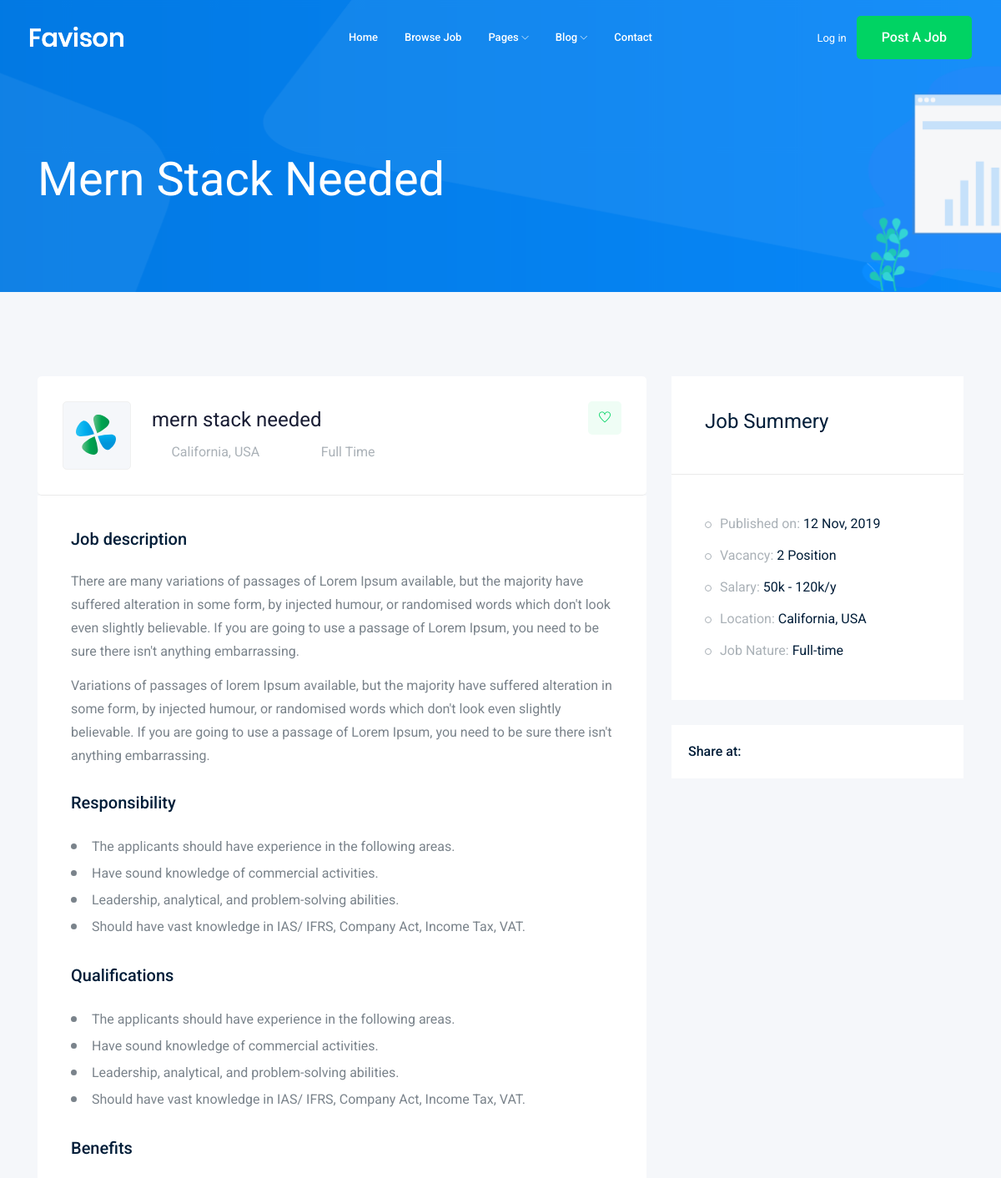
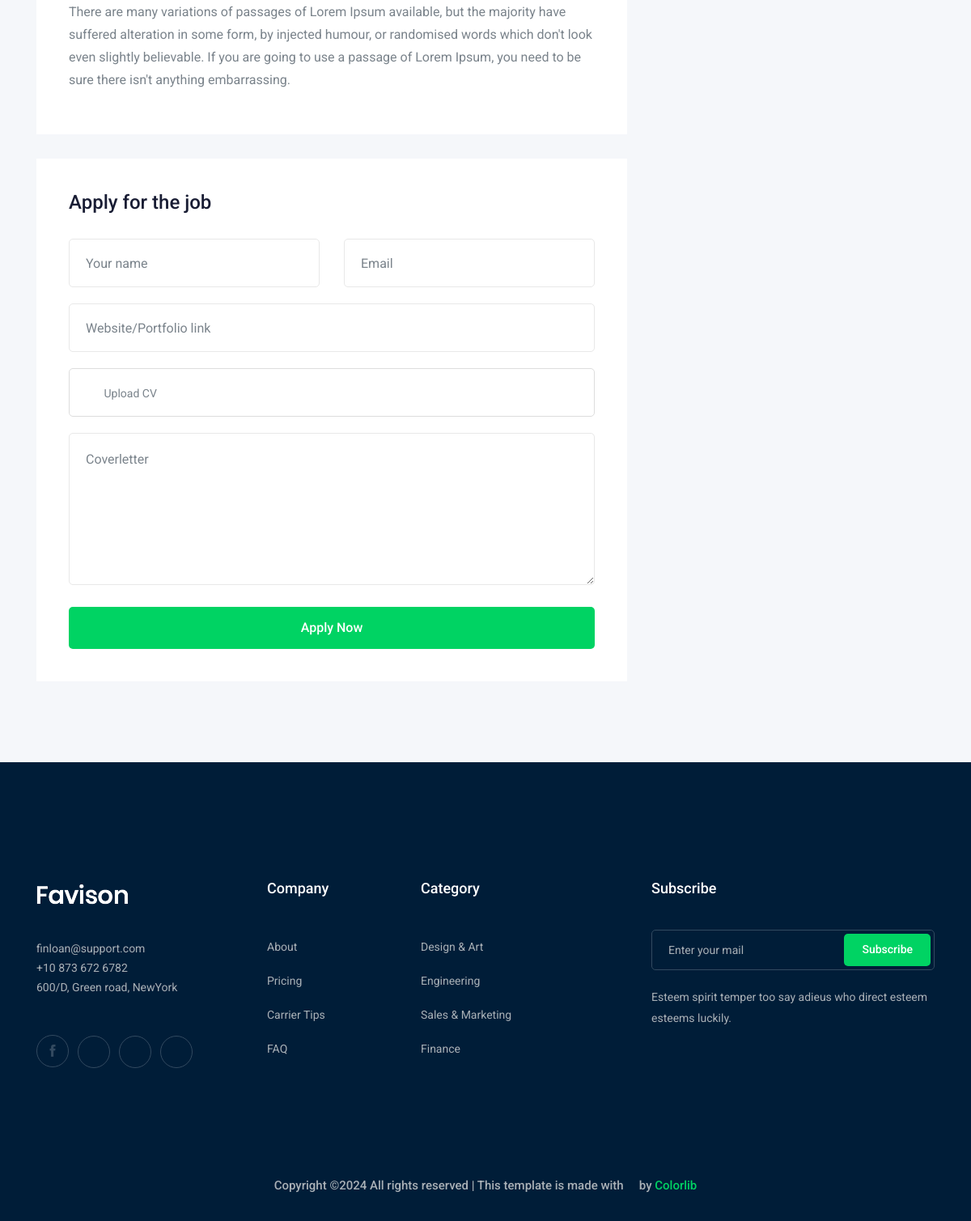
The app's page /jobs/2 with its own data (2 pictures, top to bottom).
### job/models.py (models this page shows, shortened)
class Job(models.Model): #Table
    title        = models.CharField(max_length=100) # Column
    job_type     = models.CharField(max_length=15,choices=JOB_TYPE)
    description  = models.TextField(max_length=1000)
    published_at = models.DateTimeField(auto_now=True)
    vacancy      = models.IntegerField(default=1)
    salary       = models.IntegerField(default=0)
    experience   = models.IntegerField(default=1)
    category     = models.ForeignKey('Category',on_delete=models.CASCADE)
    image        = models.ImageField(upload_to='jobs/')

### job/views.py (the view)
# urls.py: path('<int:id>',views.job_details,name='job_details'),
def job_details(reqeust,id):
    job_detail = Job.objects.get(id=id)
    context = {'job' : job_detail, 'id' : id}
    return render(reqeust, 'job/job_details.html',context)

### job/templates/job/job_details.html (shortened to what this page needs)
{% extends 'base.html' %}
{%block body%}
    <div class="bradcam_area bradcam_bg_1">
        <div class="container">
            <div class="row">
                <div class="col-xl-12">
                    <div class="bradcam_text">
                        <h3>{{job.title}}</h3>
                    </div>
                </div>
            </div>
        </div>
    </div>
    <div class="job_details_area">
        <div class="container">
            <div class="row">
                <div class="col-lg-8">
                    <div class="job_details_header">
                        <div class="single_jobs white-bg d-flex justify-content-between">
                            <div class="jobs_left d-flex align-items-center">
                                <div class="thumb">
                                    <img src="img/svg_icon/1.svg" alt="">
                                </div>
                                <div class="jobs_conetent">
                                    <a href="#"><h4>{{job.title}}</h4></a>
                                    <div class="links_locat d-flex align-items-center">
                                        <div class="location">
                                            <p> <i class="fa fa-map-marker"></i> California, USA</p>
                                        </div>
                                        <div class="location">
                                            <p> <i class="fa fa-clock-o"></i> {{job.job_type}}</p>
                                        </div>
                                    </div>
                                </div>
                            </div>
                            <div class="jobs_right">
                                <div class="apply_now">
                                    <a class="heart_mark" href="#"> <i class="ti-heart"></i> </a>
                                </div>
                            </div>
                        </div>
                    </div>
                    <div class="descript_wrap white-bg">
                        <div class="single_wrap">
                            <h4>Job description</h4>
                            <p>There are many variations of passages of Lorem Ipsum available, but the majority have suffered alteration in some form, by injected humour, or randomised words which don't look even slightly believable. If you are going to use a passage of Lorem Ipsum, you need to be sure there isn't anything embarrassing.</p>
                            <p>Variations of passages of lorem Ipsum available, but the majority have suffered alteration in some form, by injected humour, or randomised words which don't look even slightly believable. If you are going to use a passage of Lorem Ipsum, you need to be sure there isn't anything embarrassing.</p>
                        </div>
                        <div class="single_wrap">
                            <h4>Responsibility</h4>
                            <ul>
                                <li>The applicants should have experience in the following areas.
                                </li>
                                <li>Have sound knowledge of commercial activities.</li>
                                <li>Leadership, analytical, and problem-solving abilities.</li>
                                <li>Should have vast knowledge in IAS/ IFRS, Company Act, Income Tax, VAT.</li>
                            </ul>
                        </div>
                        <div class="single_wrap">
                            <h4>Qualifications</h4>
                            <ul>
                                <li>The applicants should have experience in the following areas.
                                </li>
                                <li>Have sound knowledge of commercial activities.</li>
                                <li>Leadership, analytical, and problem-solving abilities.</li>
                                <li>Should have vast knowledge in IAS/ IFRS, Company Act, Income Tax, VAT.</li>
                            </ul>
                        </div>
                        <div class="single_wrap">
                            <h4>Benefits</h4>
                            <p>There are many variations of passages of Lorem Ipsum available, but the majority have suffered alteration in some form, by injected humour, or randomised words which don't look even slightly believable. If you are going to use a passage of Lorem Ipsum, you need to be sure there isn't anything embarrassing.</p>
                        </div>
                    </div>
                    <div class="apply_job_form white-bg">
                        <h4>Apply for the job</h4>
                        <form action="#">
                            <div class="row">
                                <div class="col-md-6">
                                    <div class="input_field">
                                        <input type="text" placeholder="Your name">
                                    </div>
                                </div>
                                <div class="col-md-6">
                                    <div class="input_field">
                                        <input type="text" placeholder="Email">
                                    </div>
                                </div>
                                <div class="col-md-12">
                                    <div class="input_field">
                                        <input type="text" placeholder="Website/Portfolio link">
                                    </div>
                                </div>
                                <div class="col-md-12">
                                    <div class="input-group">
                                        <div class="input-group-prepend">
                                          <button type="button" id="inputGroupFileAddon03"><i class="fa fa-cloud-upload" aria-hidden="true"></i>
                                          </button>
                                        </div>
                                        <div class="custom-file">
                                          <label class="custom-file-label" for="inputGroupFile03">Upload CV</label>
                                        </div>
                                      </div>
                                </div>
                                <div class="col-md-12">
                                    <div class="input_field">
                                        <textarea name="#" id="" cols="30" rows="10" placeholder="Coverletter"></textarea>
                                    </div>
                                </div>
                                <div class="col-md-12">
                                    <div class="submit_btn">
                                        <button class="boxed-btn3 w-100" type="submit">Apply Now</button>
                                    </div>
                                </div>
                            </div>
                        </form>
                    </div>
                </div>
                <div class="col-lg-4">
                    <div class="job_sumary">
                        <div class="summery_header">
                            <h3>Job Summery</h3>
                        </div>
                        <div class="job_content">
                            <ul>
                                <li>Published on: <span>12 Nov, 2019</span></li>
                                <li>Vacancy: <span>2 Position</span></li>
                                <li>Salary: <span>50k - 120k/y</span></li>
                                <li>Location: <span>California, USA</span></li>
                                <li>Job Nature: <span> Full-time</span></li>
                            </ul>
                        </div>
                    </div>
                    <div class="share_wrap d-flex">
                        <span>Share at:</span>
                        <ul>
                            <li><a href="#"> <i class="fa fa-facebook"></i></a> </li>
                            <li><a href="#"> <i class="fa fa-google-plus"></i></a> </li>
                            <li><a href="#"> <i class="fa fa-twitter"></i></a> </li>
                            <li><a href="#"> <i class="fa fa-envelope"></i></a> </li>
                        </ul>
                    </div>
                    <div class="job_location_wrap">
                        <div class="job_lok_inner">
                            <div id="map" style="height: 200px;"></div>
                          </div>
                    </div>
                </div>
            </div>
        </div>
    </div>
{%endblock body%}

### records on screen
Job: title "Mern Stack Needed", title "mern stack needed", job_type "Full Time"
